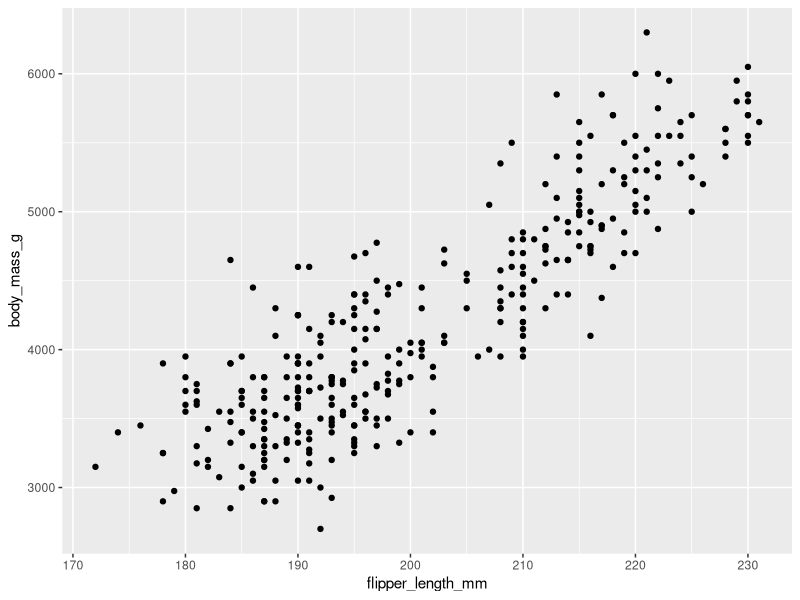
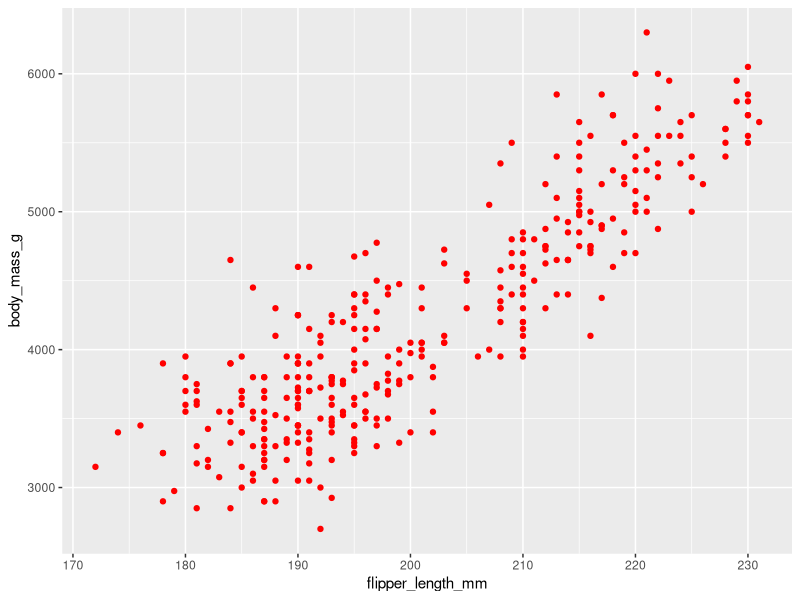
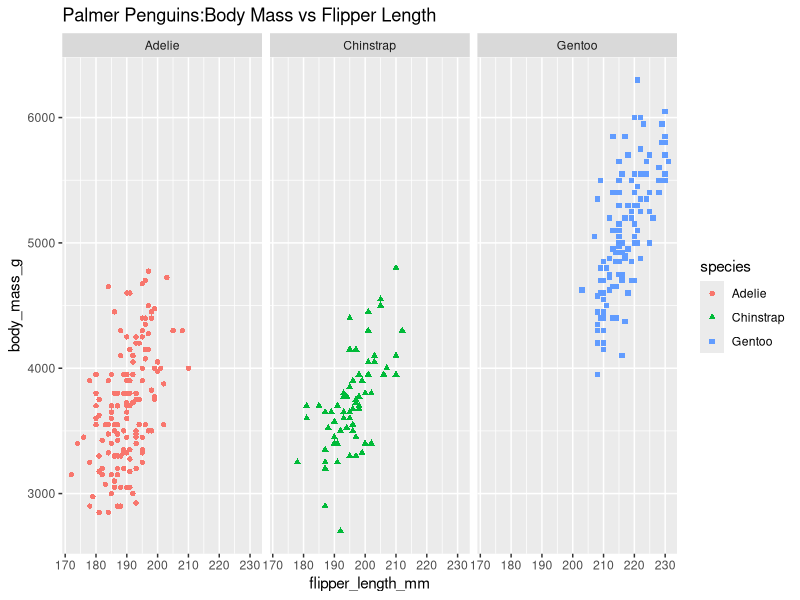

R code for these plots, in order:
install.packages('palmerpenguins')
library('palmerpenguins')
library('ggplot2')

data(package='palmerpenguins')
head(penguins)

head(penguins_raw)

ggplot(data=penguins, aes(x=flipper_length_mm,y=body_mass_g)) +geom_point()
ggplot(data=penguins, aes(x=flipper_length_mm,y=body_mass_g)) +geom_point(color='red')

ggplot(data=penguins, aes(x=flipper_length_mm,y=body_mass_g)) +geom_point(aes(color=species,shape=species))+facet_wrap(~species)+labs(title = 'Palmer Penguins:Body Mass vs Flipper Length')

